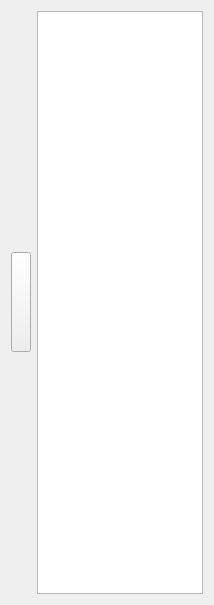
<?xml version="1.0" encoding="UTF-8"?>
<ui version="4.0">
 <class>SideBar</class>
 <widget class="QWidget" name="SideBar">
  <property name="geometry">
   <rect>
    <x>0</x>
    <y>0</y>
    <width>214</width>
    <height>605</height>
   </rect>
  </property>
  <property name="windowTitle">
   <string>Form</string>
  </property>
  <layout class="QHBoxLayout" name="horizontalLayout_2">
   <item>
    <layout class="QHBoxLayout" name="horizontalLayout">
     <item>
      <widget class="QPushButton" name="operaBt">
       <property name="minimumSize">
        <size>
         <width>20</width>
         <height>100</height>
        </size>
       </property>
       <property name="maximumSize">
        <size>
         <width>20</width>
         <height>16777215</height>
        </size>
       </property>
       <property name="text">
        <string/>
       </property>
       <property name="icon">
        <iconset resource="res.qrc">
         <normaloff>:/res/toright.png</normaloff>:/res/toright.png</iconset>
       </property>
      </widget>
     </item>
     <item>
      <widget class="QTreeView" name="playListView">
       <property name="minimumSize">
        <size>
         <width>20</width>
         <height>550</height>
        </size>
       </property>
      </widget>
     </item>
    </layout>
   </item>
  </layout>
 </widget>
 <resources>
  <include location="res.qrc"/>
 </resources>
 <connections/>
</ui>
